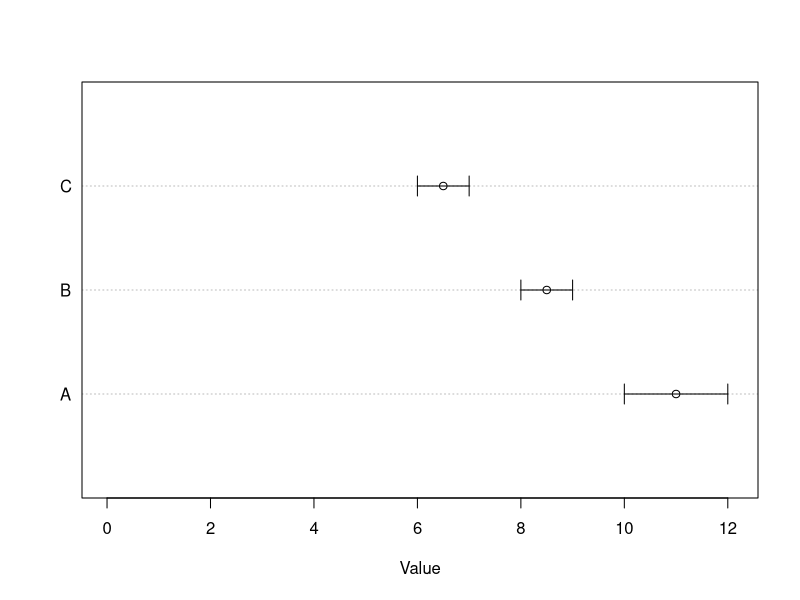

This figure's R source: (Note: this script raises an error after producing the figure.)
## ---- chunk 1
# Horizontal Example

# Load the plotrix package
library(plotrix)
 
# Create a data frame with some example data
df <- data.frame(
  group = c("A", "A", "B", "B", "C", "C"),
  value = c(10, 12, 8, 9, 6, 7)
)
 
# Calculate the means and standard errors for each group
means <- aggregate(value ~ group, data = df, FUN = mean)
stderrs <- aggregate(value ~ group, data = df, 
                     FUN = function(x) sd(x) / sqrt(length(x)))
 
# Create a dot chart of the data
dotchart(means$value, labels = means$group, xlim = c(0, max(means$value) * 1.1),
         xlab = "Value")
 
# Add error bars representing the standard error of the mean
arrows(
  x0 = means$value - stderrs$value,
  y0 = 1:length(means$group),
  x1 = means$value + stderrs$value,
  y1 = 1:length(means$group),
  angle = 90,
  code = 3,
  length = 0.1
)
## ---- chunk 2
# Not correct but it's a start
library(ggplot2)
test <- ggplot(Regression_output, aes(Variable, Outcome, label=rownames(Regression_output))) +
  geom_point() +
  geom_errorbar(aes(ymin=LowerLimit, ymax=UpperLimit))
print(test)
## ---- chunk 3
# Horizontal Error Bars
# Example from https://stackoverflow.com/questions/51344297/r-scatter-plot-with-confident-intervals

library(ggplot2)

df <- data.frame(method = LETTERS[1:3],
                 est = c(5.7, 6, 5.9),
                 lower = c(5.2, 5.5, 5.6),
                 upper = c(5.8, 6.4, 6.1))

ggplot(df, aes(x = est, y = method)) +
  geom_point() +
  geom_errorbarh(aes(xmin = lower, xmax = upper)) +
  geom_vline(aes(xintercept = 5.75), colour = "red") 
## ---- chunk 4
library(ggplot2)
attach(Regression_output)

df <- data.frame(outcome = Variables,
                 CI=c(-0.000328685, 0.708255933, 0.735728177, 1.404083229, 0.28294962, 0.109937814 , 0.389363066, 0.219342642, 0.935351514, 1.440720904, 2.06994017, 1.435434142, 1.370114042, 1.079259465, 1.460878619, 1.260331049, 1.199890136),
                 lower=LowerLimit,
                 upper=UpperLimit)
testing <- ggplot(df, aes(x=CI, y=outcome)) +
  geom_point() +
  geom_errorbarh(aes(xmin=lower, xmax=upper))
print(testing)
## ---- chunk 5

